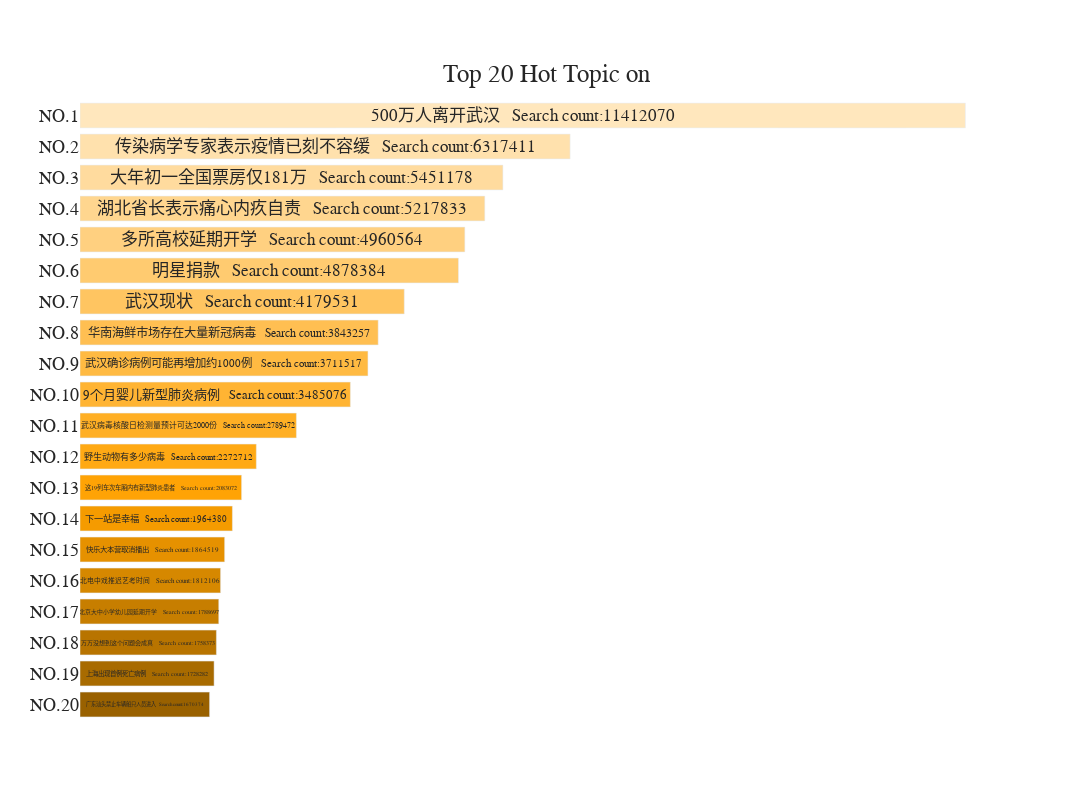

The notebook cell this image was saved under:
### Code cell
pyplt = py.offline.plot

highest_day_df = pd.read_csv("highest_day.csv", sep=',')
highest_day_df = highest_day_df.iloc[:20]

x_count = highest_day_df['count'][::-1]
inside_text = highest_day_df['inside_text'][::-1]
rank = highest_day_df['rank'][::-1]
    
color_list =[]
percent = 30
for i in range(len(x_count)):
    color_list.append('hsl(38, 100%, {}%)'.format(percent))
    percent += 3

data = [go.Bar(x = x_count, 
               y = rank,
               orientation = 'h',
               text = inside_text,
               textposition='inside',
               insidetextanchor='middle',
               textfont={'family':'Arial', 
                         'size': 20,
                         'color': '#262626'},
               marker={ 'color':  color_list,},)]

layout = go.Layout(title={'text': "Top 20 Hot Topic on",
                          'y':0.92,'x':0.5,
                          'xanchor': 'center',
                          'yanchor': 'top',},
                   font=dict(family="Arial",
                             size=18,
                             color="#262626"),
                   plot_bgcolor = '#ffffff',
                   autosize=False,width=1300,height=800,
                   xaxis=dict(showticklabels=False),
                   yaxis=dict(tickfont=dict(color='#262626',
                                            size = 18,),),)

figure = go.Figure(data = data, layout = layout)
figure.show()

### Figure 1 — Plotly figure (JSON) as saved in the notebook; plotly's stock layout.template omitted (floating-point values rounded to 4 significant figures)
{"data": [{"insidetextanchor": "middle", "marker": {"color": ["hsl(38, 100%, 30%)", "hsl(38, 100%, 33%)", "hsl(38, 100%, 36%)", "hsl(38, 100%, 39%)", "hsl(38, 100%, 42%)", "hsl(38, 100%, 45%)", "hsl(38, 100%, 48%)", "hsl(38, 100%, 51%)", "hsl(38, 100%, 54%)", "hsl(38, 100%, 57%)", "hsl(38, 100%, 60%)", "hsl(38, 100%, 63%)", "hsl(38, 100%, 66%)", "hsl(38, 100%, 69%)", "hsl(38, 100%, 72%)", "hsl(38, 100%, 75%)", "hsl(38, 100%, 78%)", "hsl(38, 100%, 81%)", "hsl(38, 100%, 84%)", "hsl(38, 100%, 87%)"]}, "orientation": "h", "text": ["广东汕头禁止车辆船只人员进入   Search count:1670374", "上海出现首例死亡病例   Search count:1728282", "万万没想到这个问题会成真   Search count:1758373", "北京大中小学幼儿园延期开学   Search count:1788697", "北电中戏推迟艺考时间   Search count:1812106", "快乐大本营取消播出   Search count:1864519", "下一站是幸福   Search count:1964380", "这19列车次车厢内有新型肺炎患者   Search count:2083072", "野生动物有多少病毒   Search count:2272712", "武汉病毒核酸日检测量预计可达2000份   Search count:2789472", "9个月婴儿新型肺炎病例   Search count:3485076", "武汉确诊病例可能再增加约1000例   Search count:3711517", "华南海鲜市场存在大量新冠病毒   Search count:3843257", "武汉现状   Search count:4179531", "明星捐款   Search count:4878384", "多所高校延期开学   Search count:4960564", "湖北省长表示痛心内疚自责   Search count:5217833", "大年初一全国票房仅181万   Search count:5451178", "传染病学专家表示疫情已刻不容缓   Search count:6317411", "500万人离开武汉   Search count:11412070"], "textfont": {"color": "#262626", "family": "Arial", "size": 20}, "textposition": "inside", "type": "bar", "x": [1670374, 1728282, 1758373, 1788697, 1812106, 1864519, 1964380, 2083072, 2272712, 2789472, 3485076, 3711517, 3843257, 4179531, 4878384, 4960564, 5217833, 5451178, 6317411, 11412070], "y": ["NO.20", "NO.19", "NO.18", "NO.17", "NO.16", "NO.15", "NO.14", "NO.13", "NO.12", "NO.11", "NO.10", "NO.9", "NO.8", "NO.7", "NO.6", "NO.5", "NO.4", "NO.3", "NO.2", "NO.1"]}], "layout": {"autosize": false, "font": {"color": "#262626", "family": "Arial", "size": 18}, "height": 800, "plot_bgcolor": "#ffffff", "title": {"text": "Top 20 Hot Topic on", "x": 0.5, "xanchor": "center", "y": 0.92, "yanchor": "top"}, "width": 1300, "xaxis": {"showticklabels": false}, "yaxis": {"tickfont": {"color": "#262626", "size": 18}}}}
